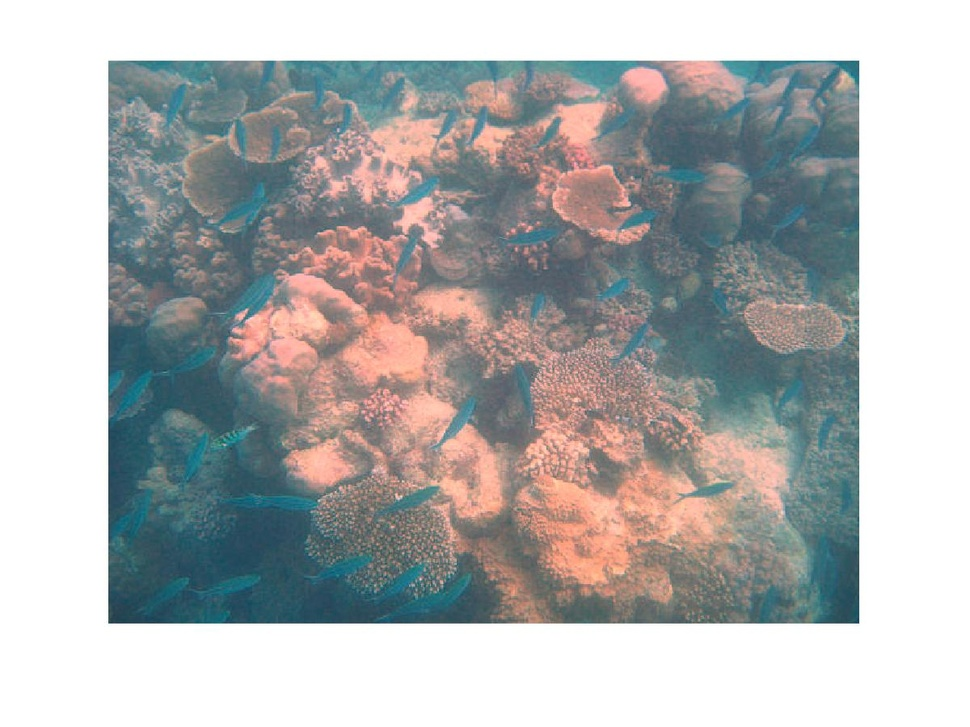
%> input picture MatLab Implementation/dimg1.jpg, 970 x 727 px, shrunk from 1200 x 900 before the run
$ octave gammacorrection.m   (GNU Octave 9; MATLAB toolbox functions it lacks are replaced by stand-ins)
%> lines starting %> are read from the running program, lines starting %| are printed output that depends on the picture
I= imread('dimg1.jpg');
%> I is the input picture: size 727x970x3 uint8; mean R, G, B 177.1, 178.5, 178.5
%I = ind2gray(X,map);
J = imadjust(I,[],[],1.3);
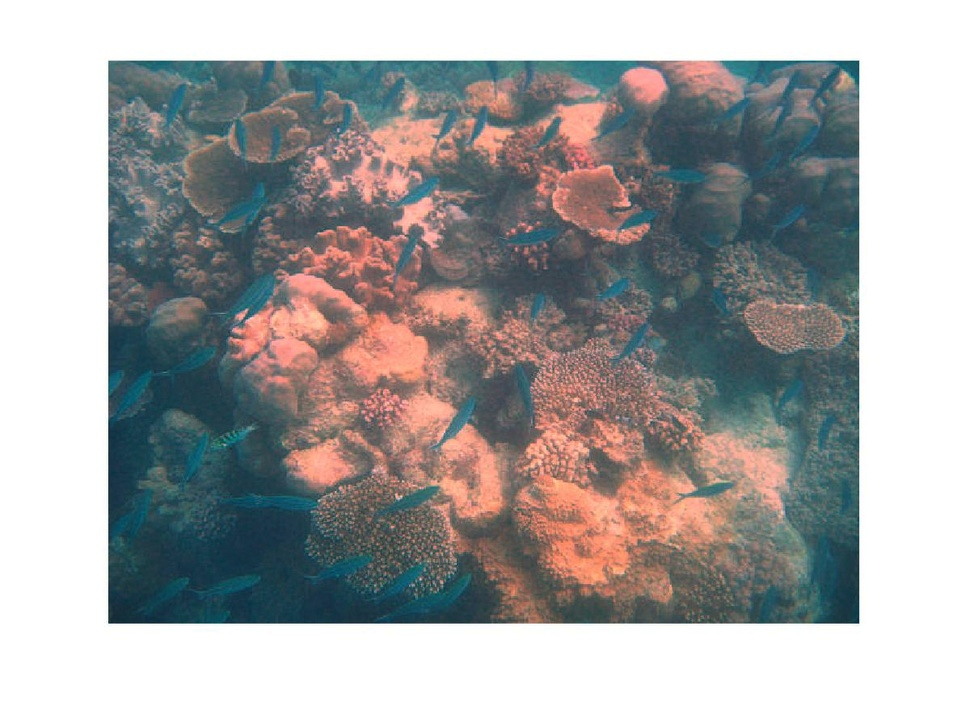
%> J: size 727x970x3 uint8; mean R, G, B 165.3, 164.7, 164.4
imshowpair(I,J,'montage')
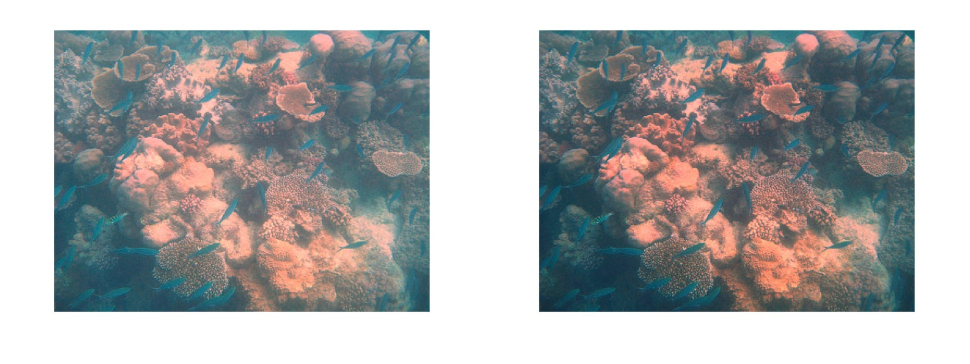
%> displayed picture: size 727x1940x3, on the screen's scale of 0 to 255 (shown at 1/2 size); mean R, G, B 170.9, 171.3, 171.2
imshow(J);

$ run again, with MatLab Implementation/dim2.jpg copied over MatLab Implementation/dimg1.jpg
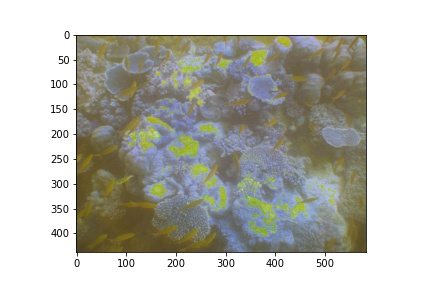
%> input picture MatLab Implementation/dim2.jpg, 432 x 288 px
%> I is the input picture: size 288x432x3 uint8; mean R, G, B 187.3, 187.4, 179.8
%> `J = imadjust(I,[],[],1.3);`:
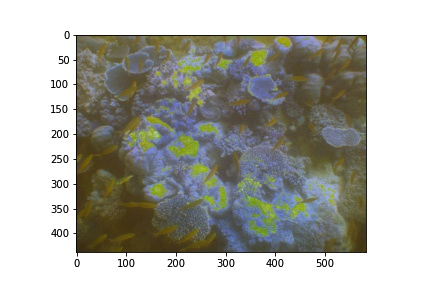
%> J: size 288x432x3 uint8; mean R, G, B 175.2, 175.5, 168.6
%> `imshowpair(I,J,'montage')`:
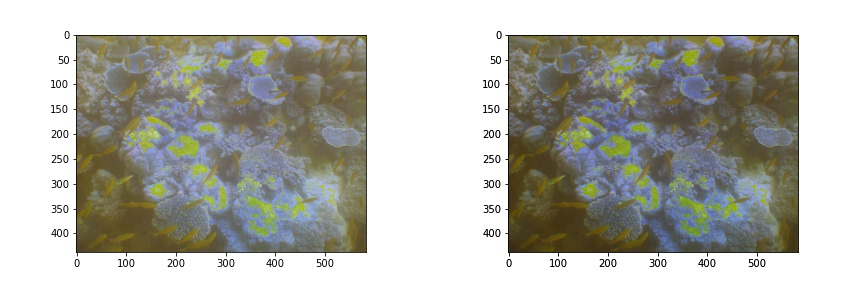
%> displayed picture: size 288x864x3, on the screen's scale of 0 to 255; mean R, G, B 181.2, 181.4, 174.2
